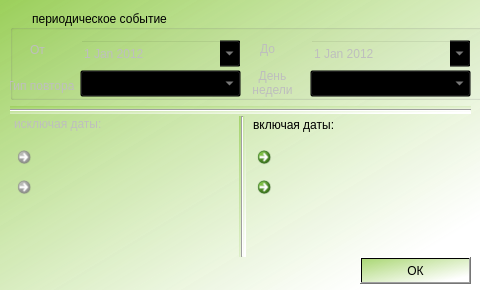
<?xml version="1.0" encoding="UTF-8"?>
<ui version="4.0">
 <class>ScheduleDatesDialog</class>
 <widget class="QDialog" name="ScheduleDatesDialog">
  <property name="windowModality">
   <enum>Qt::NonModal</enum>
  </property>
  <property name="geometry">
   <rect>
    <x>0</x>
    <y>0</y>
    <width>480</width>
    <height>290</height>
   </rect>
  </property>
  <property name="minimumSize">
   <size>
    <width>480</width>
    <height>290</height>
   </size>
  </property>
  <property name="maximumSize">
   <size>
    <width>480</width>
    <height>290</height>
   </size>
  </property>
  <property name="windowTitle">
   <string>Настройки даты</string>
  </property>
  <property name="styleSheet">
   <string notr="true">background-color:qlineargradient(spread:pad, x1:0.933, y1:0.926136, x2:0, y2:0, stop:0.0571429 rgba(255, 255, 255, 255), stop:1 rgba(150, 205, 83, 202));</string>
  </property>
  <property name="modal">
   <bool>true</bool>
  </property>
  <widget class="QGroupBox" name="groupBox">
   <property name="geometry">
    <rect>
     <x>10</x>
     <y>10</y>
     <width>481</width>
     <height>90</height>
    </rect>
   </property>
   <property name="styleSheet">
    <string notr="true">background:transparent;</string>
   </property>
   <property name="title">
    <string>периодическое событие</string>
   </property>
   <property name="checkable">
    <bool>true</bool>
   </property>
   <property name="checked">
    <bool>false</bool>
   </property>
   <widget class="QLabel" name="begin_lab">
    <property name="geometry">
     <rect>
      <x>20</x>
      <y>30</y>
      <width>61</width>
      <height>20</height>
     </rect>
    </property>
    <property name="styleSheet">
     <string notr="true">background: transparent;</string>
    </property>
    <property name="text">
     <string>От</string>
    </property>
   </widget>
   <widget class="QDateEdit" name="end_Dt">
    <property name="geometry">
     <rect>
      <x>300</x>
      <y>30</y>
      <width>161</width>
      <height>27</height>
     </rect>
    </property>
    <property name="styleSheet">
     <string notr="true"/>
    </property>
    <property name="dateTime">
     <datetime>
      <hour>0</hour>
      <minute>0</minute>
      <second>0</second>
      <year>2012</year>
      <month>1</month>
      <day>1</day>
     </datetime>
    </property>
    <property name="time">
     <time>
      <hour>0</hour>
      <minute>0</minute>
      <second>0</second>
     </time>
    </property>
    <property name="calendarPopup">
     <bool>true</bool>
    </property>
   </widget>
   <widget class="QDateEdit" name="begin_Dt">
    <property name="geometry">
     <rect>
      <x>70</x>
      <y>30</y>
      <width>161</width>
      <height>27</height>
     </rect>
    </property>
    <property name="styleSheet">
     <string notr="true"/>
    </property>
    <property name="dateTime">
     <datetime>
      <hour>0</hour>
      <minute>0</minute>
      <second>0</second>
      <year>2012</year>
      <month>1</month>
      <day>1</day>
     </datetime>
    </property>
    <property name="calendarPopup">
     <bool>true</bool>
    </property>
   </widget>
   <widget class="QLabel" name="end_lab">
    <property name="geometry">
     <rect>
      <x>250</x>
      <y>30</y>
      <width>31</width>
      <height>17</height>
     </rect>
    </property>
    <property name="styleSheet">
     <string notr="true">background: transparent;</string>
    </property>
    <property name="text">
     <string>До</string>
    </property>
   </widget>
   <widget class="QComboBox" name="type_repeat_Cb">
    <property name="geometry">
     <rect>
      <x>70</x>
      <y>60</y>
      <width>161</width>
      <height>27</height>
     </rect>
    </property>
   </widget>
   <widget class="QLabel" name="type_repeat_Lab">
    <property name="geometry">
     <rect>
      <x>-5</x>
      <y>60</y>
      <width>71</width>
      <height>31</height>
     </rect>
    </property>
    <property name="styleSheet">
     <string notr="true">background: transparent;</string>
    </property>
    <property name="text">
     <string>Тип повтора</string>
    </property>
    <property name="alignment">
     <set>Qt::AlignCenter</set>
    </property>
    <property name="wordWrap">
     <bool>true</bool>
    </property>
   </widget>
   <widget class="QComboBox" name="dow_Cb">
    <property name="geometry">
     <rect>
      <x>300</x>
      <y>60</y>
      <width>161</width>
      <height>27</height>
     </rect>
    </property>
   </widget>
   <widget class="QLabel" name="dow_Lab">
    <property name="geometry">
     <rect>
      <x>232</x>
      <y>57</y>
      <width>61</width>
      <height>31</height>
     </rect>
    </property>
    <property name="styleSheet">
     <string notr="true">background: transparent;</string>
    </property>
    <property name="text">
     <string>День недели</string>
    </property>
    <property name="alignment">
     <set>Qt::AlignCenter</set>
    </property>
    <property name="wordWrap">
     <bool>true</bool>
    </property>
   </widget>
  </widget>
  <widget class="QLabel" name="include_Lab">
   <property name="geometry">
    <rect>
     <x>253</x>
     <y>116</y>
     <width>121</width>
     <height>17</height>
    </rect>
   </property>
   <property name="styleSheet">
    <string notr="true">background: transparent;</string>
   </property>
   <property name="text">
    <string>включая даты:</string>
   </property>
  </widget>
  <widget class="QLabel" name="exclude_Lab">
   <property name="enabled">
    <bool>false</bool>
   </property>
   <property name="geometry">
    <rect>
     <x>14</x>
     <y>115</y>
     <width>131</width>
     <height>17</height>
    </rect>
   </property>
   <property name="styleSheet">
    <string notr="true">background: transparent;</string>
   </property>
   <property name="text">
    <string>исключая даты:</string>
   </property>
  </widget>
  <widget class="QListWidget" name="exclude_Lw">
   <property name="enabled">
    <bool>false</bool>
   </property>
   <property name="geometry">
    <rect>
     <x>50</x>
     <y>140</y>
     <width>181</width>
     <height>111</height>
    </rect>
   </property>
   <property name="styleSheet">
    <string notr="true">background:transparent;</string>
   </property>
  </widget>
  <widget class="QListWidget" name="include_Lw">
   <property name="geometry">
    <rect>
     <x>290</x>
     <y>140</y>
     <width>181</width>
     <height>111</height>
    </rect>
   </property>
   <property name="styleSheet">
    <string notr="true">background:transparent;</string>
   </property>
  </widget>
  <widget class="Line" name="line">
   <property name="geometry">
    <rect>
     <x>10</x>
     <y>106</y>
     <width>461</width>
     <height>8</height>
    </rect>
   </property>
   <property name="styleSheet">
    <string notr="true"/>
   </property>
   <property name="orientation">
    <enum>Qt::Horizontal</enum>
   </property>
  </widget>
  <widget class="Line" name="line_2">
   <property name="geometry">
    <rect>
     <x>239</x>
     <y>116</y>
     <width>7</width>
     <height>141</height>
    </rect>
   </property>
   <property name="orientation">
    <enum>Qt::Vertical</enum>
   </property>
  </widget>
  <widget class="QCommandLinkButton" name="add_include_Bt">
   <property name="geometry">
    <rect>
     <x>250</x>
     <y>140</y>
     <width>31</width>
     <height>31</height>
    </rect>
   </property>
   <property name="styleSheet">
    <string notr="true">background: transparent;</string>
   </property>
   <property name="text">
    <string/>
   </property>
   <property name="icon">
    <iconset resource="ImageResourses.qrc">
     <normaloff>:/images/add.png</normaloff>:/images/add.png</iconset>
   </property>
   <property name="iconSize">
    <size>
     <width>15</width>
     <height>20</height>
    </size>
   </property>
  </widget>
  <widget class="QCommandLinkButton" name="rm_include_Bt">
   <property name="geometry">
    <rect>
     <x>250</x>
     <y>170</y>
     <width>31</width>
     <height>31</height>
    </rect>
   </property>
   <property name="styleSheet">
    <string notr="true">background: transparent;</string>
   </property>
   <property name="text">
    <string/>
   </property>
   <property name="icon">
    <iconset resource="ImageResourses.qrc">
     <normaloff>:/images/remove.png</normaloff>:/images/remove.png</iconset>
   </property>
   <property name="iconSize">
    <size>
     <width>15</width>
     <height>15</height>
    </size>
   </property>
  </widget>
  <widget class="QCommandLinkButton" name="rm_exclude_Bt">
   <property name="enabled">
    <bool>false</bool>
   </property>
   <property name="geometry">
    <rect>
     <x>10</x>
     <y>170</y>
     <width>31</width>
     <height>31</height>
    </rect>
   </property>
   <property name="styleSheet">
    <string notr="true">background: transparent;</string>
   </property>
   <property name="text">
    <string/>
   </property>
   <property name="icon">
    <iconset resource="ImageResourses.qrc">
     <normaloff>:/images/remove.png</normaloff>:/images/remove.png</iconset>
   </property>
   <property name="iconSize">
    <size>
     <width>15</width>
     <height>15</height>
    </size>
   </property>
  </widget>
  <widget class="QCommandLinkButton" name="add_exclude_Bt">
   <property name="enabled">
    <bool>false</bool>
   </property>
   <property name="geometry">
    <rect>
     <x>10</x>
     <y>140</y>
     <width>31</width>
     <height>31</height>
    </rect>
   </property>
   <property name="styleSheet">
    <string notr="true">background: transparent;</string>
   </property>
   <property name="text">
    <string/>
   </property>
   <property name="icon">
    <iconset resource="ImageResourses.qrc">
     <normaloff>:/images/add.png</normaloff>:/images/add.png</iconset>
   </property>
   <property name="iconSize">
    <size>
     <width>15</width>
     <height>20</height>
    </size>
   </property>
  </widget>
  <widget class="QPushButton" name="ok_But">
   <property name="geometry">
    <rect>
     <x>360</x>
     <y>257</y>
     <width>111</width>
     <height>27</height>
    </rect>
   </property>
   <property name="styleSheet">
    <string notr="true"/>
   </property>
   <property name="text">
    <string>ОК</string>
   </property>
   <property name="icon">
    <iconset>
     <normaloff>:/images/images/success_confirm.png</normaloff>:/images/images/success_confirm.png</iconset>
   </property>
  </widget>
 </widget>
 <resources>
  <include location="ImageResourses.qrc"/>
 </resources>
 <connections/>
</ui>
